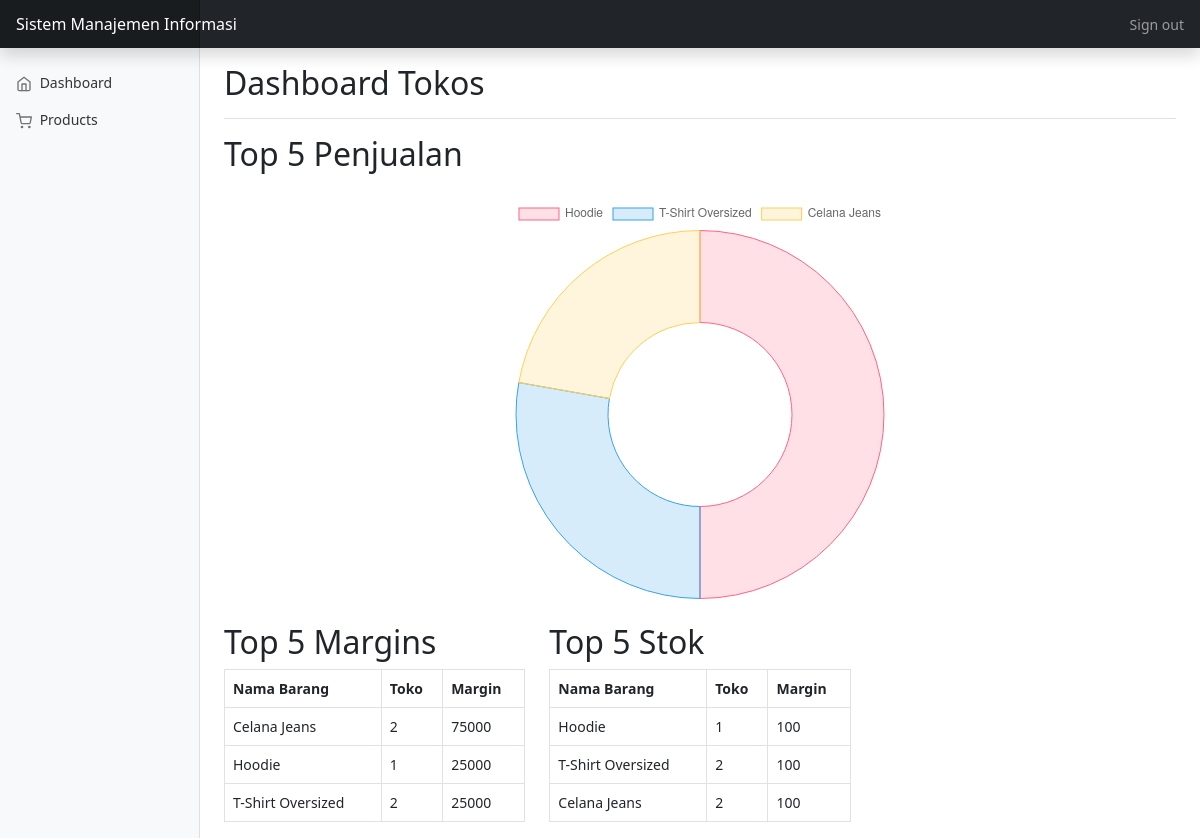
Page /dashboard/manager/index.php on the committed database.
### tables this page shows
CREATE TABLE `produk` (
  `id` int(11) NOT NULL,
  `produk` varchar(50) NOT NULL,
  `harga_beli` int(11) NOT NULL,
  `harga_jual` int(11) NOT NULL,
  `jumlah` int(50) NOT NULL,
  `terjual` int(12) NOT NULL,
  `toko` int(2) NOT NULL
);

### dashboard/manager/index.php (the view, shortened to what this page needs)
<?php
include '../template/header.php';
?>
<div class="d-flex justify-content-between flex-wrap flex-md-nowrap align-items-center pt-3 pb-2 mb-3 border-bottom">
    <h1 class="h2">Dashboard Tokos</h1>
</div>
<h2>Top 5 Penjualan</h2>
<canvas class="my-4 w-100" id="myChart" width="900" height="380"></canvas>
<div class="rank">
    <div class="row">
        <div class="col-lg-4">
            <h2>Top 5 Margins</h2>
            <table class="table table-bordered">
                <thead>
                    <tr>
                        <th>Nama Barang</th>
                        <th>Toko</th>
                        <th>Margin</th>
                    </tr>
                </thead>
                <tbody>
                    <?php
                    include '../../koneksi.php';
                    $data = mysqli_query($koneksi, "SELECT produk, toko, (harga_jual - harga_beli) as margin from produk ORDER BY margin DESC LIMIT 5");
                    while ($d = mysqli_fetch_array($data)) {
                    ?>
                        <tr>
                            <td><?php echo $d['produk']; ?></td>
                            <td><?php echo $d['toko']; ?></td>
                            <td><?php echo $d['margin']; ?></td>
                        </tr>
                    <?php } ?>
                </tbody>
            </table>
        </div>
        <div class="col-lg-4">
            <h2>Top 5 Stok</h2>
            <table class="table table-bordered">
                <thead>
                    <tr>
                        <th>Nama Barang</th>
                        <th>Toko</th>
                        <th>Margin</th>
                    </tr>
                </thead>
                <tbody>
                    <?php
                    include '../../koneksi.php';
                    $data = mysqli_query($koneksi, "SELECT produk, toko, jumlah from produk ORDER BY jumlah DESC LIMIT 5");
                    while ($d = mysqli_fetch_array($data)) {
                    ?>
                        <tr>
                            <td><?php echo $d['produk']; ?></td>
                            <td><?php echo $d['toko']; ?></td>
                            <td><?php echo $d['jumlah']; ?></td>
                        </tr>
                    <?php } ?>
                </tbody>
            </table>
        </div>
    </div>
</div>
<?php
include '../template/footer.php';
?>
<?php
$koneksi     = mysqli_connect("localhost", "root", "", "login-msi");
$bulan       = mysqli_query($koneksi, "SELECT produk FROM produk ORDER BY terjual desc LIMIT 5");
$penghasilan = mysqli_query($koneksi, "SELECT terjual FROM `produk` ORDER BY terjual desc LIMIT 5");
?>
<script>
    /* globals Chart:false, feather:false */
    (() => {
        'use strict'
        feather.replace({
            'aria-hidden': 'true'
        })
        // Graphs
        const ctx = document.getElementById('myChart').getContext('2d');
        const myChart = new Chart(ctx, {
            type: 'doughnut',
            data: {
                labels: [<?php while ($b = mysqli_fetch_array($bulan)) {
                            echo '"' . $b['produk'] . '",';
                        } ?>],
                datasets: [{
                    label: '# of Votes',
                    data: [<?php while ($p = mysqli_fetch_array($penghasilan)) {
                            echo '"' . $p['terjual'] . '",';
                        } ?>],
                    backgroundColor: [
                        'rgba(255, 99, 132, 0.2)',
                        'rgba(54, 162, 235, 0.2)',
                        'rgba(255, 206, 86, 0.2)',
                        'rgba(75, 192, 192, 0.2)',
                        'rgba(153, 102, 255, 0.2)',
                        'rgba(255, 159, 64, 0.2)'
                    ],
                    borderColor: [
                        'rgba(255, 99, 132, 1)',
                        'rgba(54, 162, 235, 1)',
                        'rgba(255, 206, 86, 1)',
                        'rgba(75, 192, 192, 1)',
                        'rgba(153, 102, 255, 1)',
                        'rgba(255, 159, 64, 1)'
                    ],
                    borderWidth: 1
                }]
            },
            options: {
                scales: {
                    y: {
                        beginAtZero: true
                    }
                }
            }
        });
    })()
</script>

### dashboard/template/header.php (shortened to what this page needs)
<!doctype html>
<html lang="en">
<head>
    <link href="https://cdn.jsdelivr.net/npm/bootstrap@5.2.1/dist/css/bootstrap.min.css" rel="stylesheet">
    <link rel="stylesheet" href="https://cdnjs.cloudflare.com/ajax/libs/twitter-bootstrap/5.2.0/css/bootstrap.min.css">
    <link rel="stylesheet" href="https://cdn.datatables.net/1.12.1/css/dataTables.bootstrap5.min.css">
</head>
<body>
    <header class="navbar navbar-dark sticky-top bg-dark flex-md-nowrap p-0 shadow">
        <a class="navbar-brand col-md-3 col-lg-2 me-0 px-3 fs-6" href="#">Sistem Manajemen Informasi</a>
        <div class="navbar-nav">
            <div class="nav-item text-nowrap">
                <a class="nav-link px-3" href="http://localhost/login-msi/logout.php">Sign out</a>
            </div>
        </div>
    </header>
    <div class="container-fluid">
        <div class="row">
            <nav id="sidebarMenu" class="col-md-3 col-lg-2 d-md-block bg-light sidebar collapse">
                <div class="position-sticky pt-3 sidebar-sticky">
                    <ul class="nav flex-column">
                        <li class="nav-item">
                            <a class="nav-link" aria-current="page" href="http://localhost/login-msi/dashboard/index.php">
                                <span data-feather="home" class="align-text-bottom"></span>
                                Dashboard
                            </a>
                        </li>
                        <li class="nav-item">
                            <a class="nav-link" href="http://localhost/login-msi/dashboard/products.php">
                                <span data-feather="shopping-cart" class="align-text-bottom"></span>
                                Products
                            </a>
                        </li>
                    </ul>
                </div>
            </nav>
            <main class="col-md-9 ms-sm-auto col-lg-10 px-md-4">

### dashboard/template/footer.php (shortened to what this page needs)
</main>
</body>
</html>

### dashboard/template/header.php (style rules this page uses)
body { font-size: .875rem; }
.feather { width: 16px; height: 16px; }
.sidebar { position: fixed; top: 0; bottom: 0; left: 0; z-index: 100; padding: 48px 0 0; box-shadow: inset -1px 0 0 rgba(0, 0, 0, .1); }
.sidebar-sticky { height: calc(100vh - 48px); overflow-x: hidden; overflow-y: auto; }
.sidebar .nav-link { font-weight: 500; color: #333; }
.sidebar .nav-link .feather { margin-right: 4px; color: #727272; }
.navbar-brand { padding-top: .75rem; padding-bottom: .75rem; background-color: rgba(0, 0, 0, .25); box-shadow: inset -1px 0 0 rgba(0, 0, 0, .25); }

### rows in the picture
produk: produk "Celana Jeans", toko "2", margin "75000", jumlah "100"
produk: produk "Hoodie", toko "1", margin "25000", jumlah "100"
produk: produk "T-Shirt Oversized", toko "2", margin "25000", jumlah "100"

### other values in the picture
chart data {{ $b['produk'] }} Hoodie, T-Shirt Oversized, Celana Jeans
chart data {{ $p['terjual'] }} 9, 5, 4
